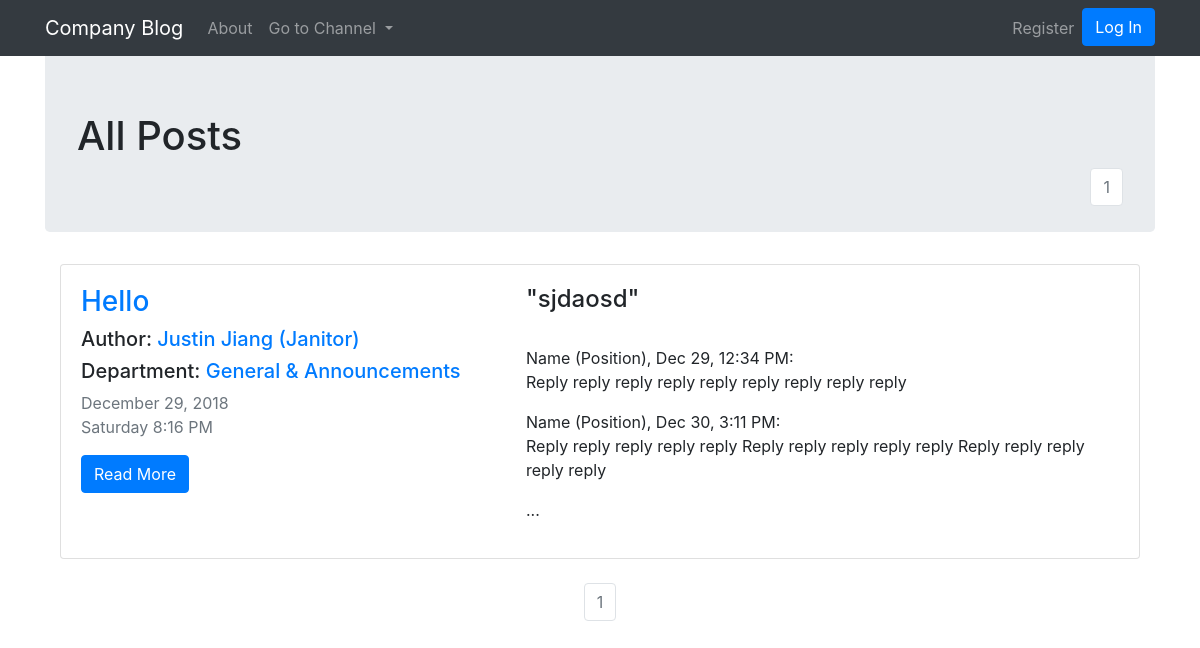
Before: / with the older database file.
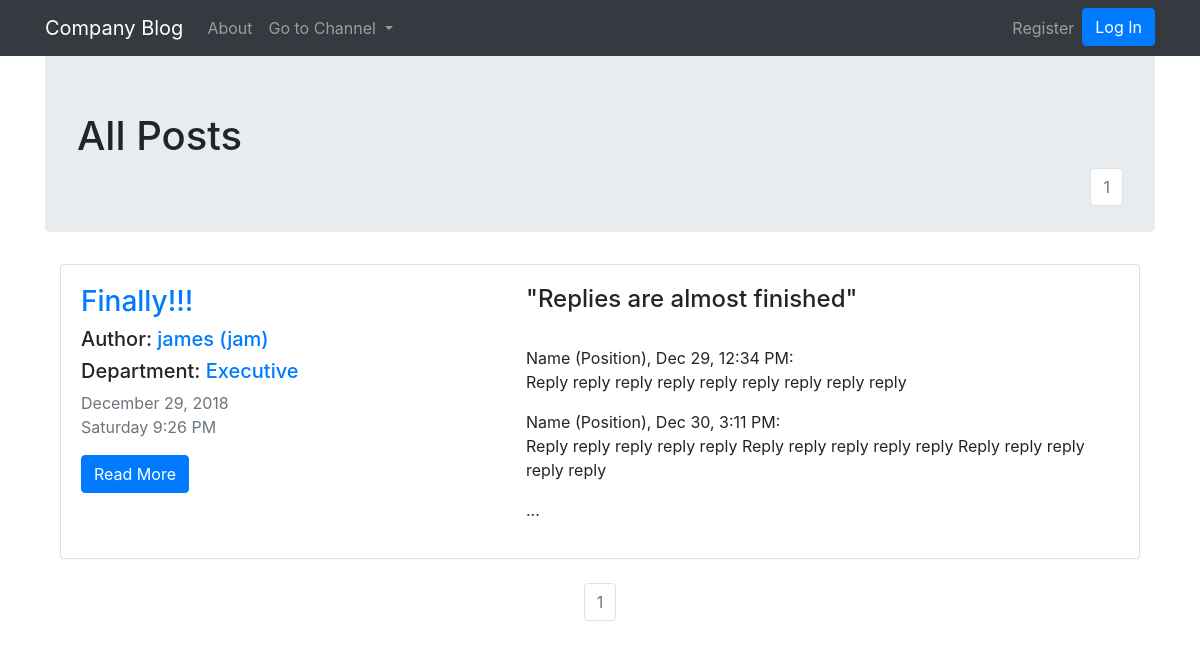
After: the same page with the newer database file.
### blogApp/models.py (models this page shows, shortened)
class Post(db.Model):
    __tablename__ = 'posts'
    users = db.relationship(User)
    id = db.Column(db.Integer, primary_key=True)
    user_id = db.Column(db.Integer, db.ForeignKey('users.id'), nullable=False)
    date = db.Column(db.DateTime, nullable=False, default = datetime.utcnow)
    title = db.Column(db.String(128), nullable=False)
    department = db.Column(db.String(128))
    text = db.Column(db.Text, nullable=False)
    replies = db.relationship('Reply', backref='parent_post', lazy=True)

class User(db.Model, UserMixin):
    __tablename__ = 'users'
    id = db.Column(db.Integer, primary_key = True)
    email = db.Column(db.String(64), unique=True, index=True)
    username = db.Column(db.String(64), unique=True, index=True)
    position = db.Column(db.String(64), index=True)
    password_hash = db.Column(db.String(128))
    posts = db.relationship('Post', backref='author', lazy=True)
    replies = db.relationship('Reply', backref='replier', lazy=True)

### blogApp/core/views.py (the view)
@core.route('/')
def index():
	page = request.args.get('page', 1, type=int)
	posts = Post.query.order_by(Post.date.desc()).paginate(page=page, per_page=6)
	return render_template('index.html', posts=posts)

### blogApp/__init__.py (called while the page is built)
@app.context_processor
def inject_test():
	departments = NewPostForm.departments
	return dict(departments=departments)

### blogApp/templates/index.html (shortened to what this page needs)
{% extends "base.html" %}
{% block content %}
<div class="jumbotron">
	<h1>All Posts</h1>
	<nav aria-label="Page navigation example" style="float: right;">
		<ul class="pagination justify-content-center">
			{% for page_num in posts.iter_pages(left_edge=1, right_edge=1, left_current=1, right_current=2) %}
			{% if posts.page == page_num %}
			<li class="page-item disabled">
				<a class="page-link" href="{{ url_for('core.index', page=page_num) }}">{{ page_num }}</a></li>
			{% else %}
			<li class="page-item"><a class="page-link" href="{{ url_for('core.index', page=page_num) }}">{{ page_num }}</a></li>
			{% endif %}
			{% endfor %}
		</ul>
	</nav>
</div>
<div class="container">
	{% for item in posts.items %}
	<div class="card " >
		<div class="card-body row">
			<div class="col-md-5">
				<h3><a class="card-title" href="  {{ url_for('posts.view_post', post_id=item.id) }}">{{ item.title }}</a></h3>
				<h5>Author: <a href="{{ url_for('users.user_posts', username=item.author.username) }}">{{ item.author.username }} ({{item.author.position}})</a></h5>
				{% set dep = item.department %}
				<h5>Department: <a href="{{ url_for('core.department', department=dep) }}">{{ dep }}</a></h5>
				<p class="text-muted">
				    {{ item.date.strftime(' %B %d, %Y') }}<br>
				    {{ item.date.strftime('%A %-I:%M %p') }}
				</p>
				<a href="{{ url_for('posts.view_post', post_id=item.id) }}" class="btn btn-primary">Read More</a>
			</div>
			<div class="col-md-7">
				{% if item.text|length < 100 %}
				<h4 class="card-text">"{{ item.text }}"</h4>
				{% else %}
				<h4 class="card-text">"{{ item.text[:100] }}..."</h4>
				{% endif %}
				<br>
				Name (Position), Dec 29, 12:34 PM:
				<p>Reply reply reply reply reply reply reply reply reply</p>
				Name (Position), Dec 30, 3:11 PM:
				<p>Reply reply reply reply reply Reply reply reply reply reply Reply reply reply reply reply</p>
				<p>...</p>
			</div>
		</div>
	</div>
	{% endfor %}
</div>
<br>
<nav aria-label="Page navigation example"">
	<ul class="pagination justify-content-center">
		{% for page_num in posts.iter_pages(left_edge=1, right_edge=1, left_current=1, right_current=2) %}
		{% if posts.page == page_num %}
		<li class="page-item disabled">
			<a class="page-link" href="{{ url_for('core.index', page=page_num) }}">{{ page_num }}</a></li>
		{% else %}
		<li class="page-item"><a class="page-link" href="{{ url_for('core.index', page=page_num) }}">{{ page_num }}</a></li>
		{% endif %}
		{% endfor %}
	</ul>
</nav>
{% endblock %}

### blogApp/templates/base.html (shortened to what this page needs)
<!DOCTYPE html>
<html>
<head>
	<link rel="stylesheet" href="https://stackpath.bootstrapcdn.com/bootstrap/4.1.3/css/bootstrap.min.css">
</head>
<body>
	<nav class="navbar fixed-top navbar-expand-lg navbar-dark bg-dark">
		<div class="container">
		<a class="navbar-brand" href="{{ url_for('core.index') }}">Company Blog</a>
		<div class="collapse navbar-collapse" id="navbarSupportedContent">
			<ul class="navbar-nav mr-auto">
				<li class="nav-item">
					<a class="nav-link" href="{{ url_for('core.about') }}">About</a>
				</li>
				<li class="nav-item dropdown">
					<a class="nav-link dropdown-toggle" href="#" id="navbarDropdown" role="button" data-toggle="dropdown" aria-haspopup="true" aria-expanded="false">
						Go to Channel
					</a>
				</li>
			</ul>
			<ul class="navbar-nav ml-auto">
				{% if current_user.is_authenticated %}
				<li class="nav-item">
					<a class="nav-link" href="{{ url_for('users.account') }}">Account</a>
				</li>
				<li class="nav-item">
					<a class="btn btn-primary" href="{{ url_for('posts.create_post') }}">Create Post</a>
				</li>
				{% else %}
				<li class="nav-item">
					<a class="nav-link" href="{{ url_for('users.register') }}">Register</a>
				</li>
				<li class="nav-item">
					<a class="btn btn-primary" href="{{ url_for('users.login') }}">Log In</a>
				</li>
				{% endif %}
			</ul>
			</div>
		</nav>
		<br>
		<br>
		<div class="container">
			{% block content %}
			{% endblock %}
		</div>
	</body>
	</html>

Changed rows visible on the page:
changed Post: title "Hello" → "Finally!!!"; author.username "Justin Jiang" → "james"; author.position "Janitor" → "jam"; department "General & Announcements" → "Executive"; date "Saturday 8:16 PM" → "Saturday 9:26 PM"; text "sjdaosd" → "Replies are almost finished"
